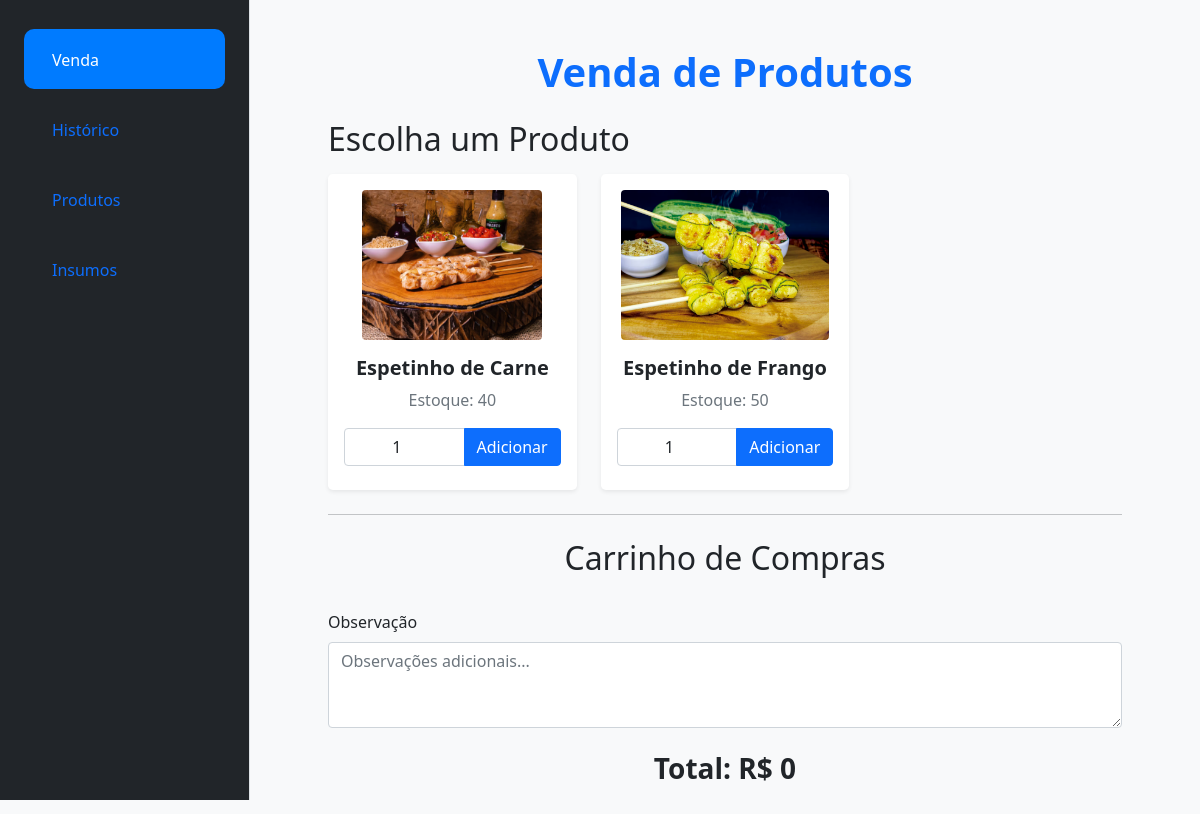
Page /venda on the committed database.
### app.py (models this page shows)
class Produto(db.Model):
    id = db.Column(db.Integer, primary_key=True)
    nome = db.Column(db.String(100), nullable=False)
    preco = db.Column(db.Float, nullable=False)
    estoque = db.Column(db.Integer, default=0)
    imagem = db.Column(db.String(255))
    itens_venda = db.relationship('ItemVenda', back_populates='produto')

### app.py (the view, shortened to what this page needs)
@app.route('/venda', methods=['GET', 'POST'])
def venda():
    if 'carrinho' not in session:
        session['carrinho'] = []
    carrinho = []
    total = 0
    produtos = Produto.query.all()
    return render_template('venda.html', produtos=produtos, carrinho=carrinho, total=total, observacao=session.get('observacao', ''))

### templates/venda.html (shortened to what this page needs)
{% extends 'base.html' %}
{% block content %}
<div class="d-flex flex-column flex-md-row">
    <nav class="col-md-3 col-lg-2 d-md-block bg-dark text-white sidebar p-4">
        <div class="position-sticky">
            <ul class="nav flex-column">
                <li class="nav-item">
                    <a class="nav-link {% if request.endpoint == 'venda' %} active {% endif %}" href="{{ url_for('venda') }}">
                         <span class="ms-2">Venda</span>
                    </a>
                </li>
                <li class="nav-item">
                    <a class="nav-link {% if request.endpoint == 'historico' %} active {% endif %}" href="{{ url_for('historico') }}">
                         <span class="ms-2">Histórico</span>
                    </a>
                </li>
                <li class="nav-item">
                    <a class="nav-link {% if request.endpoint == 'produtos' %} active {% endif %}" href="{{ url_for('produtos') }}">
                         <span class="ms-2">Produtos</span>
                    </a>
                </li>
                <li class="nav-item">
                    <a class="nav-link {% if request.endpoint == 'insumos' %} active {% endif %}" href="{{ url_for('insumos') }}">
                         <span class="ms-2">Insumos</span>
                    </a>
                </li>
            </ul>
        </div>
    </nav>
    <main class="flex-fill p-4" style="margin-left: 250px;">
        <div class="container">
            <h1 class="mb-4 text-center text-primary fw-bold">Venda de Produtos</h1>
            <h2 class="mb-3">Escolha um Produto</h2>
            <div class="row row-cols-1 row-cols-md-2 row-cols-lg-3 g-4 mb-4">
                {% for produto in produtos %}
                <div class="col">
                    <div class="card h-100 text-center shadow-sm border-0 rounded-3">
                        <div class="card-body">
                            {% if produto.imagem %}
                                <img src="{{ url_for('static', filename='uploads/' + produto.imagem) }}" alt="{{ produto.nome }}" class="img-fluid rounded mb-3" style="max-height: 150px;">
                            {% else %}
                                <img src="{{ url_for('static', filename='uploads/default_product_image.jpg') }}" alt="Imagem padrão" class="img-fluid rounded mb-3" style="max-height: 150px;">
                            {% endif %}
                            <h5 class="card-title fw-bold">{{ produto.nome }}</h5>
                            <p class="text-muted">Estoque: {{ produto.estoque }}</p>
                            <form action="{{ url_for('venda') }}" method="POST">
                                <div class="input-group mb-2">
                                    <input type="number" name="quantidade" value="1" min="1" class="form-control text-center" required>
                                    <button type="submit" class="btn btn-primary">Adicionar</button>
                                </div>
                            </form>
                        </div>
                    </div>
                </div>
                {% endfor %}
            </div>
            <hr>
            <h2 class="mt-4 text-center">Carrinho de Compras</h2>
            <form action="{{ url_for('finalizar') }}" method="POST" id="formCarrinho">
                <div class="mb-3 mt-5">
                    <label class="form-label">Observação</label>
                    <textarea name="observacao" class="form-control" rows="3" placeholder="Observações adicionais...">{{ observacao }}</textarea>
                </div>
                <h3 class="text-center mt-4 fw-bold">Total: R$ {{ total|round(2) }}</h3>
            </form>
        </div>
    </main>
</div>
{% endblock %}

### templates/venda.html (style rules this page uses)
body { background-color: #f8f9fa; }
.sidebar { position: fixed; top: 0; left: 0; height: 100vh; width: 250px; padding-top: 20px; background-color: #343a40; color: #fff; border-right: 1px solid #dee2e6; }
.sidebar .nav-link { font-size: 16px; padding: 15px 20px; margin: 5px 0; border-radius: 10px; transition: background-color 0.3s ease; }
.sidebar .nav-link.active { background-color: #007bff; color: white; }
.card-title { font-size: 1.25rem; }

### rows in the picture
Produto: imagem (picture), nome "Espetinho de Carne", estoque "40"
Produto: imagem (picture), nome "Espetinho de Frango", estoque "50"

### other values in the picture
{{ total|round(2) }} "0"
